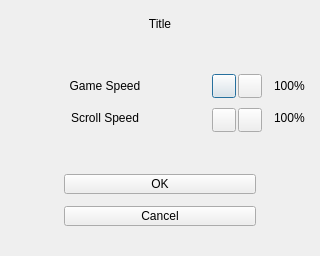
<?xml version="1.0" encoding="UTF-8"?>
<ui version="4.0">
 <class>SpeedOptionsDialog</class>
 <widget class="QDialog" name="SpeedOptionsDialog">
  <property name="geometry">
   <rect>
    <x>0</x>
    <y>0</y>
    <width>320</width>
    <height>256</height>
   </rect>
  </property>
  <property name="windowTitle">
   <string>Dialog</string>
  </property>
  <widget class="Label" name="cTitle">
   <property name="geometry">
    <rect>
     <x>0</x>
     <y>0</y>
     <width>320</width>
     <height>48</height>
    </rect>
   </property>
   <property name="text">
    <string>Title</string>
   </property>
   <property name="alignment">
    <set>Qt::AlignCenter</set>
   </property>
  </widget>
  <widget class="Label" name="cGameSpeedLabel">
   <property name="geometry">
    <rect>
     <x>0</x>
     <y>74</y>
     <width>210</width>
     <height>24</height>
    </rect>
   </property>
   <property name="text">
    <string>Game Speed</string>
   </property>
   <property name="alignment">
    <set>Qt::AlignCenter</set>
   </property>
  </widget>
  <widget class="Label" name="cScrollSpeedLabel">
   <property name="geometry">
    <rect>
     <x>0</x>
     <y>106</y>
     <width>210</width>
     <height>24</height>
    </rect>
   </property>
   <property name="text">
    <string>Scroll Speed</string>
   </property>
   <property name="alignment">
    <set>Qt::AlignCenter</set>
   </property>
  </widget>
  <widget class="Button" name="cDecreaseGameSpeed">
   <property name="geometry">
    <rect>
     <x>212</x>
     <y>74</y>
     <width>24</width>
     <height>24</height>
    </rect>
   </property>
   <property name="text">
    <string/>
   </property>
  </widget>
  <widget class="Button" name="cIncreaseGameSpeed">
   <property name="geometry">
    <rect>
     <x>238</x>
     <y>74</y>
     <width>24</width>
     <height>24</height>
    </rect>
   </property>
   <property name="text">
    <string/>
   </property>
  </widget>
  <widget class="Button" name="cDecreaseScrollSpeed">
   <property name="geometry">
    <rect>
     <x>212</x>
     <y>108</y>
     <width>24</width>
     <height>24</height>
    </rect>
   </property>
   <property name="text">
    <string/>
   </property>
  </widget>
  <widget class="Button" name="cIncreaseScrollSpeed">
   <property name="geometry">
    <rect>
     <x>238</x>
     <y>108</y>
     <width>24</width>
     <height>24</height>
    </rect>
   </property>
   <property name="text">
    <string/>
   </property>
  </widget>
  <widget class="Button" name="cOK">
   <property name="geometry">
    <rect>
     <x>64</x>
     <y>174</y>
     <width>192</width>
     <height>20</height>
    </rect>
   </property>
   <property name="text">
    <string>OK</string>
   </property>
  </widget>
  <widget class="Button" name="cCancel">
   <property name="geometry">
    <rect>
     <x>64</x>
     <y>206</y>
     <width>192</width>
     <height>20</height>
    </rect>
   </property>
   <property name="text">
    <string>Cancel</string>
   </property>
  </widget>
  <widget class="Label" name="cGameSpeedPercent">
   <property name="geometry">
    <rect>
     <x>274</x>
     <y>74</y>
     <width>40</width>
     <height>24</height>
    </rect>
   </property>
   <property name="text">
    <string>100%</string>
   </property>
   <property name="alignment">
    <set>Qt::AlignLeading|Qt::AlignLeft|Qt::AlignVCenter</set>
   </property>
  </widget>
  <widget class="Label" name="cScrollSpeedPercent">
   <property name="geometry">
    <rect>
     <x>274</x>
     <y>106</y>
     <width>40</width>
     <height>24</height>
    </rect>
   </property>
   <property name="text">
    <string>100%</string>
   </property>
   <property name="alignment">
    <set>Qt::AlignLeading|Qt::AlignLeft|Qt::AlignVCenter</set>
   </property>
  </widget>
 </widget>
 <customwidgets>
  <customwidget>
   <class>Button</class>
   <extends>QPushButton</extends>
   <header>widget/button.h</header>
  </customwidget>
  <customwidget>
   <class>Label</class>
   <extends>QLabel</extends>
   <header>widget/label.h</header>
  </customwidget>
 </customwidgets>
 <resources/>
 <connections/>
</ui>
